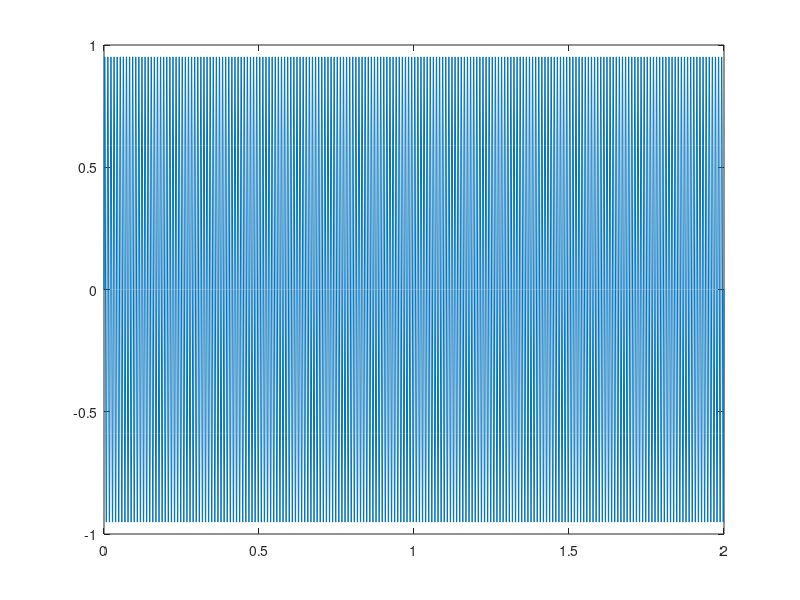
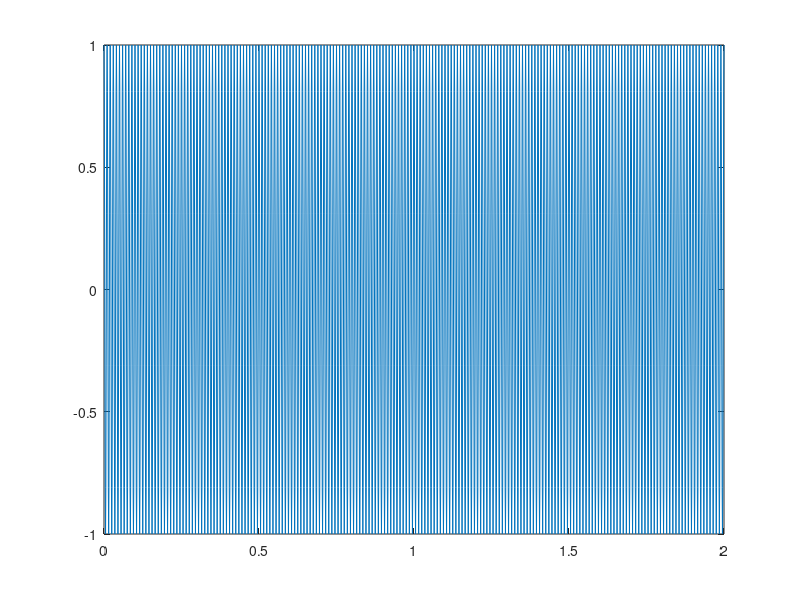
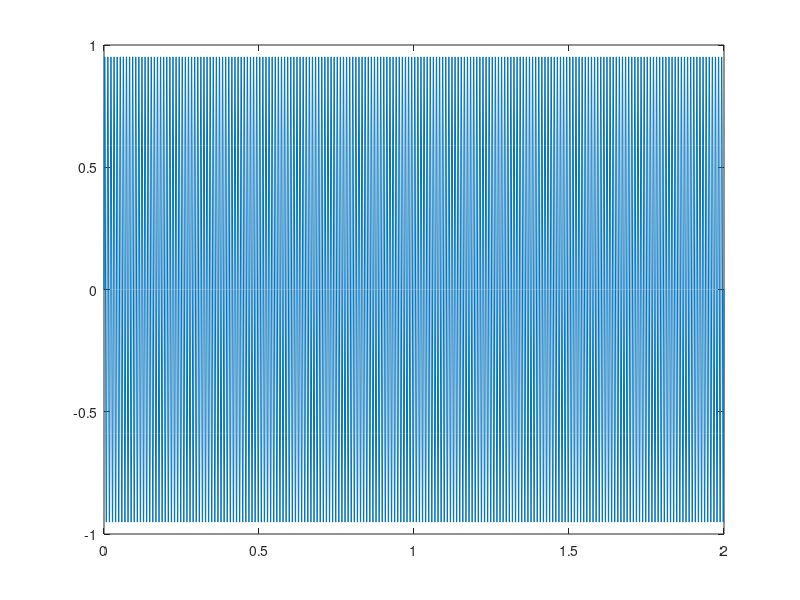
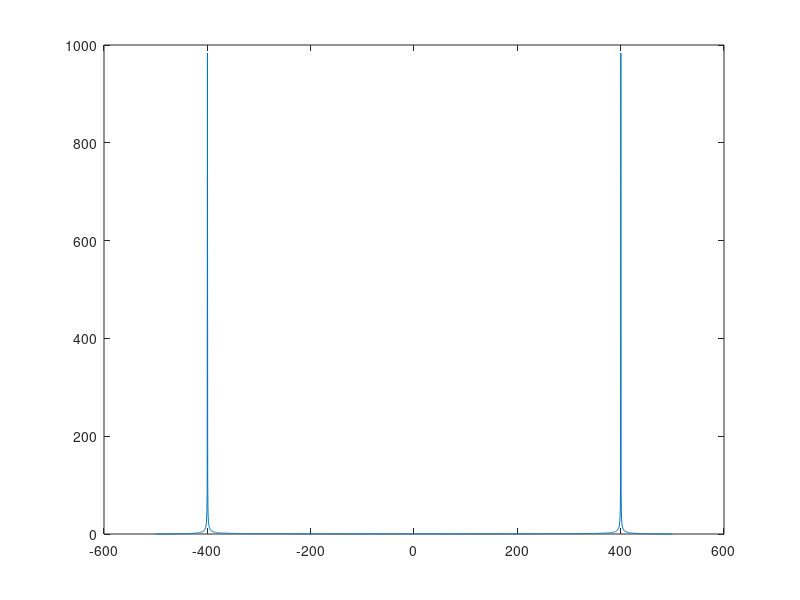

MATLAB code to generate these figures, in order:
sf = 1000;

T = 0:1/sf:2;

fm = 100;
fc = 10000;

m1 = sin(2*pi*100*T);
m2 = cos(2*pi*100*T);

u = m1.*cos(2*pi*fc*T);

plot(T, m1);
print -dpng m1.png

plot(T, m2);
print -dpng m2.png

plot(T, u);
print -dpng u.png


N = length(m1)

F = -(N-1)/2:1:(N-1)/2;
F = F.*(sf/N);

size(F)
size(m1)

plot(F, abs(fft(m1)))

print -dpng uuw.png





